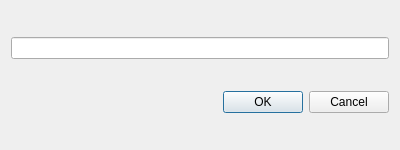
<?xml version="1.0" encoding="UTF-8"?>
<ui version="4.0">
 <class>LIDialog</class>
 <widget class="QDialog" name="LIDialog">
  <property name="geometry">
   <rect>
    <x>0</x>
    <y>0</y>
    <width>400</width>
    <height>150</height>
   </rect>
  </property>
  <property name="windowTitle">
   <string>Input Lens Identifier</string>
  </property>
  <layout class="QVBoxLayout" name="verticalLayout">
   <item>
    <widget class="QLineEdit" name="lineEdit"/>
   </item>
   <item>
    <widget class="QDialogButtonBox" name="buttonBox">
     <property name="orientation">
      <enum>Qt::Horizontal</enum>
     </property>
     <property name="standardButtons">
      <set>QDialogButtonBox::Cancel|QDialogButtonBox::Ok</set>
     </property>
    </widget>
   </item>
  </layout>
 </widget>
 <resources/>
 <connections>
  <connection>
   <sender>buttonBox</sender>
   <signal>accepted()</signal>
   <receiver>LIDialog</receiver>
   <slot>accept()</slot>
   <hints>
    <hint type="sourcelabel">
     <x>248</x>
     <y>254</y>
    </hint>
    <hint type="destinationlabel">
     <x>157</x>
     <y>274</y>
    </hint>
   </hints>
  </connection>
  <connection>
   <sender>buttonBox</sender>
   <signal>rejected()</signal>
   <receiver>LIDialog</receiver>
   <slot>reject()</slot>
   <hints>
    <hint type="sourcelabel">
     <x>316</x>
     <y>260</y>
    </hint>
    <hint type="destinationlabel">
     <x>286</x>
     <y>274</y>
    </hint>
   </hints>
  </connection>
 </connections>
</ui>
